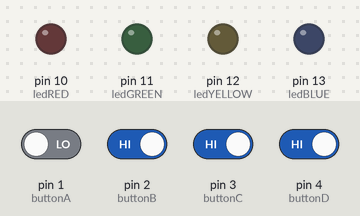
Bench run of a sketch on a simulated Arduino Uno, built with avr-gcc and run on an emulated ATmega328P. Parts: output pins drawn as LEDs (lit = HIGH). The test bench sets the inputs (shaded band); at power-on: pin 2 (buttonB), pin 3 (buttonC), pin 4 (buttonD) HIGH, pin 1 (buttonA) LOW.

Above: at 1.2 s.
1.3 s: pin 2 (buttonB) driven LOW and pin 3 (buttonC) driven LOW
At 2.5 s:
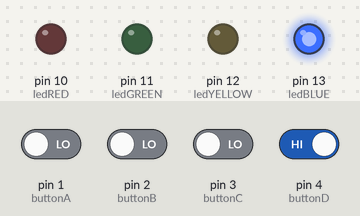
2.8 s: pin 1 (buttonA) driven HIGH and pin 4 (buttonD) driven LOW
At 3.8 s:
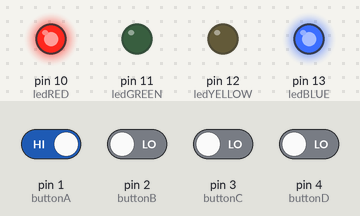
Timing chart, 0 to 5.8 s (numbered marks = the images above; inputs shaded):
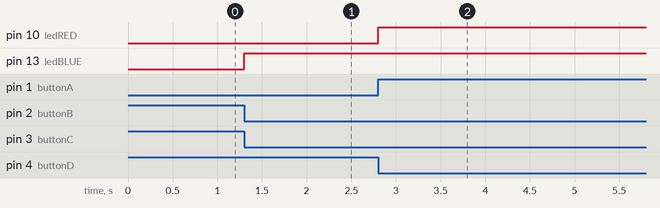

The sketch:

Four_way_button.ino
```cpp
/*
 Turns on LEDs connected to digital
 pins 10, 11, 12 and/or 13 when pressing pushbuttons attached to pins 1, 2, 3, or 4.


 The circuit:
 * LEDs attached from pins 10, 11, 12 and 13 to ground
 * momentary pushbuttons attached to pins 1, 2, 3 and 4 from +5V
 * 10K resistor attached to pins 1, 2, 3 and 4 from ground

As modified by Colin Chapman [ChapLab]

 */

const int buttonA = 1;                               // the number of the pushbutton pin
const int buttonB = 2;                               // the number of the pushbutton pin
const int buttonC = 3;                               // the number of the pushbutton pin
const int buttonD = 4;                               // the number of the pushbutton pin

const int ledRED =  10;                              // the number of the LED pin, output
const int ledGREEN =  11;                            // the number of the LED pin, output
const int ledYELLOW =  12;                           // the number of the LED pin, output
const int ledBLUE =  13;                             // the number of the LED pin, output

int buttonAstate = 0;                                // variable for reading the pushbutton status, initalised to zero
int buttonBstate = 0;                                // variable for reading the pushbutton status, initalised to zero
int buttonCstate = 0;                                // variable for reading the pushbutton status, initalised to zero
int buttonDstate = 0;                                // variable for reading the pushbutton status, initalised to zero

void setup() {
  pinMode(ledRED, OUTPUT);                           // set as output
  pinMode(ledGREEN, OUTPUT);                         // set as output
  pinMode(ledYELLOW, OUTPUT);                        // set as output
  pinMode(ledBLUE, OUTPUT);                          // set as output

  pinMode(buttonA, INPUT);                           // set as input
  pinMode(buttonB, INPUT);                           // set as input
  pinMode(buttonC, INPUT);                           // set as input
  pinMode(buttonD, INPUT);                           // set as input
}

void loop(){
  buttonAstate = digitalRead(buttonA);                // read the state of the pushbuttons
  buttonBstate = digitalRead(buttonB);                // read the state of the pushbuttons
  buttonCstate = digitalRead(buttonC);                // read the state of the pushbuttons
  buttonDstate = digitalRead(buttonD);                // read the state of the pushbuttons

  if (buttonAstate == HIGH && buttonBstate == LOW && buttonCstate == LOW && buttonDstate == LOW) {       // check button A state is exclusive HIGH; HIGH is pressed

    digitalWrite(ledRED, HIGH);                                                                          // this can be used to set motors and/or servo sequences
  }
  else if (buttonAstate == LOW && buttonBstate == HIGH && buttonCstate == LOW && buttonDstate == LOW) {  // check button B state is exclusive HIGH; HIGH is pressed

    digitalWrite(ledGREEN, HIGH);                                                                        // this can be used to set motors and/or servo sequences
  }
  else if (buttonAstate == LOW && buttonBstate == LOW && buttonCstate == HIGH && buttonDstate == LOW) {  // check button C state is exclusive HIGH; HIGH is pressed

    digitalWrite(ledYELLOW, HIGH);                                                                       // this can be used to set motors and/or servo sequences
  }
  else if (buttonAstate == LOW && buttonBstate == LOW && buttonCstate == LOW && buttonDstate == HIGH) {  // check button D state is exclusive HIGH; HIGH is pressed

    digitalWrite(ledBLUE, HIGH);                                                                         // this can be used to set motors and/or servo sequences
  }
}
```

Measured:
- after the input at 1.3 s, pin 13 (ledBLUE): LOW → HIGH at once
- after the input at 2.8 s, pin 10 (ledRED): LOW → HIGH at once
